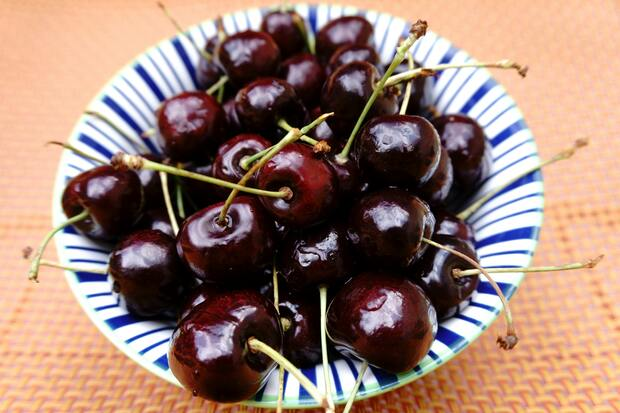
#> input picture images/cherries.jpg, 620 x 413 px
$ python Task_4.py
#> lines starting #> are read from the running program, lines starting #| are printed output that depends on the picture
import cv2 as cv


# Task Four Add Two Images:

img1 = cv.imread('images/cherries.jpg')
#> img1 is the input picture: shape (413, 620, 3); mean B, G, R 114.7, 127.3, 156.6
img2 = cv.imread('images/coffee_beans.jpg')
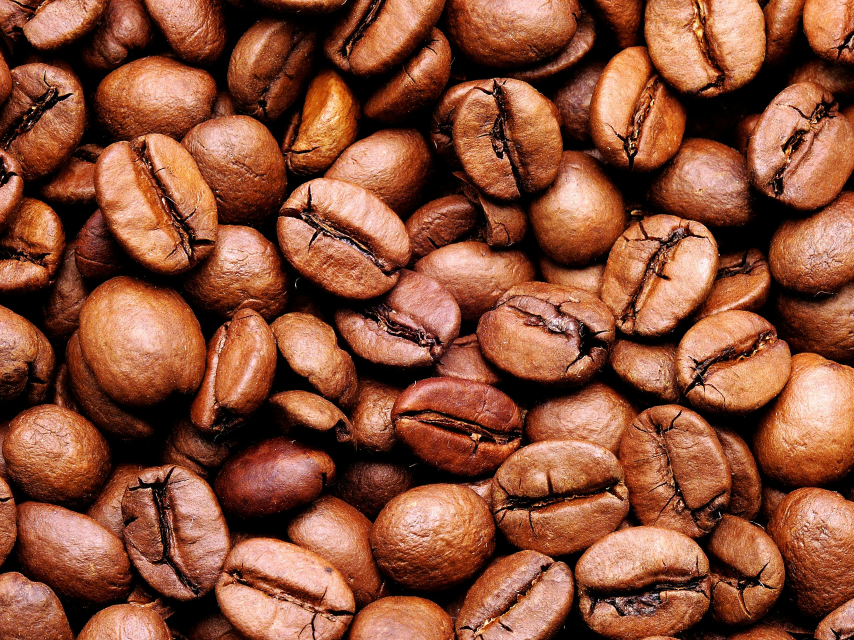
#> input picture images/coffee_beans.jpg, 2560 x 1920 px (shown at 1/3 size)
#> img2 is the input picture: shape (1920, 2560, 3); mean B, G, R 56.5, 80.4, 138.3

height = img1.shape[0] #Cherries image height
#> height = 413
width = img1.shape[1] #Cherries image width
#> width = 620
dimensions = (width,height)
#> dimensions = (620, 413)

img2 = cv.resize(img2,dimensions,interpolation=cv.INTER_LINEAR)
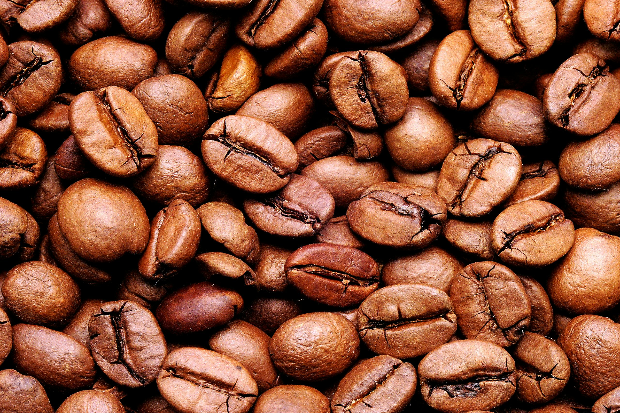
#> img2: shape (413, 620, 3); mean B, G, R 56.4, 80.3, 138.2
#INTER_LINEAR:provides a good balance between speed and quality for resizing.

print('Cherries image shape',img1.shape) #Cherrie image dimensions
#| Cherries image shape (413, 620, 3)
print('Coffee Beans image shape',img2.shape) #Coffee beans image dimensions
#| Coffee Beans image shape (413, 620, 3)

#Blend the two images with equal weight
blend = cv.addWeighted(img1, 0.5 ,img2, 0.5 , 0 )
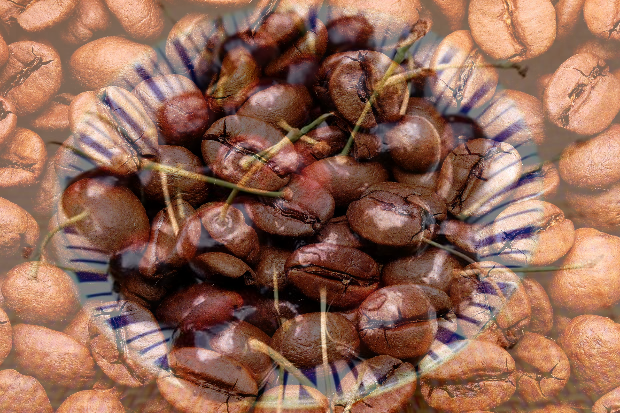
#> blend: shape (413, 620, 3); mean B, G, R 85.5, 103.8, 147.4
#The addWeighted function here uses five parameters which are :
#Cherries image ,Cherries image wieght between 0 and 1 lets call it "a",Coffee beans image,
# Coffee beans weight where b = 1 - a , brightness parameter added to the blended image

concatenation = cv.hconcat([img1, blend,img2])
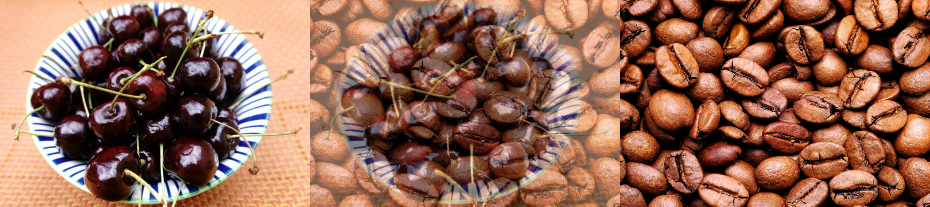
#> concatenation: shape (413, 1860, 3) (shown at 1/2 size); mean B, G, R 85.5, 103.8, 147.4
cv.imshow('task 4',concatenation)

cv.waitKey()
